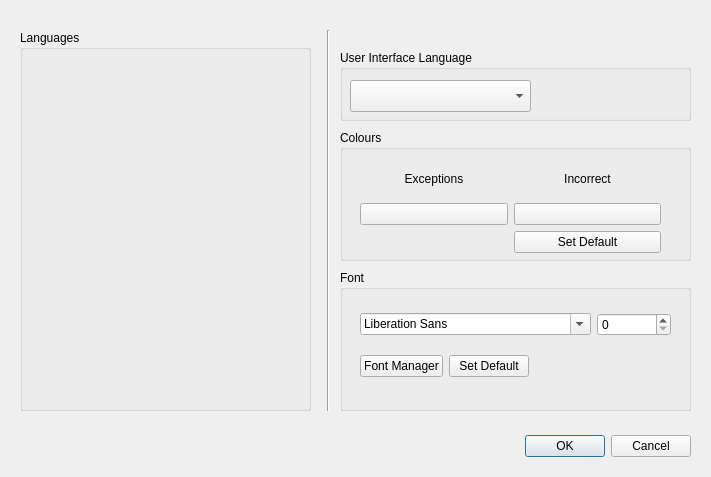
<?xml version="1.0" encoding="UTF-8"?>
<ui version="4.0">
 <class>PreferencesDialog</class>
 <widget class="QDialog" name="PreferencesDialog">
  <property name="geometry">
   <rect>
    <x>0</x>
    <y>0</y>
    <width>711</width>
    <height>477</height>
   </rect>
  </property>
  <property name="windowTitle">
   <string>Dialog</string>
  </property>
  <widget class="QDialogButtonBox" name="buttonBox">
   <property name="geometry">
    <rect>
     <x>30</x>
     <y>430</y>
     <width>661</width>
     <height>32</height>
    </rect>
   </property>
   <property name="orientation">
    <enum>Qt::Horizontal</enum>
   </property>
   <property name="standardButtons">
    <set>QDialogButtonBox::Cancel|QDialogButtonBox::Ok</set>
   </property>
  </widget>
  <widget class="Line" name="line">
   <property name="geometry">
    <rect>
     <x>320</x>
     <y>30</y>
     <width>16</width>
     <height>381</height>
    </rect>
   </property>
   <property name="orientation">
    <enum>Qt::Vertical</enum>
   </property>
  </widget>
  <widget class="QGroupBox" name="groupBox">
   <property name="geometry">
    <rect>
     <x>20</x>
     <y>30</y>
     <width>291</width>
     <height>381</height>
    </rect>
   </property>
   <property name="title">
    <string>Languages</string>
   </property>
   <widget class="QWidget" name="gridLayoutWidget">
    <property name="geometry">
     <rect>
      <x>20</x>
      <y>40</y>
      <width>251</width>
      <height>321</height>
     </rect>
    </property>
    <layout class="QGridLayout" name="gridLayout_languages"/>
   </widget>
  </widget>
  <widget class="QGroupBox" name="groupBox_2">
   <property name="geometry">
    <rect>
     <x>340</x>
     <y>270</y>
     <width>351</width>
     <height>141</height>
    </rect>
   </property>
   <property name="title">
    <string>Font</string>
   </property>
   <widget class="QWidget" name="layoutWidget">
    <property name="geometry">
     <rect>
      <x>20</x>
      <y>30</y>
      <width>311</width>
      <height>91</height>
     </rect>
    </property>
    <layout class="QGridLayout" name="gridLayout_fonts">
     <item row="1" column="2">
      <spacer name="horizontalSpacer">
       <property name="orientation">
        <enum>Qt::Horizontal</enum>
       </property>
       <property name="sizeHint" stdset="0">
        <size>
         <width>40</width>
         <height>20</height>
        </size>
       </property>
      </spacer>
     </item>
     <item row="1" column="0">
      <widget class="QPushButton" name="pushButton_font_manager">
       <property name="text">
        <string>Font Manager</string>
       </property>
      </widget>
     </item>
     <item row="0" column="0" colspan="3">
      <layout class="QHBoxLayout" name="horizontalLayout">
       <item>
        <widget class="QFontComboBox" name="fontComboBox"/>
       </item>
       <item>
        <widget class="QSpinBox" name="spinBox_point_size"/>
       </item>
      </layout>
     </item>
     <item row="1" column="1">
      <widget class="QPushButton" name="pushButton_setDefaultFont">
       <property name="text">
        <string>Set Default</string>
       </property>
      </widget>
     </item>
    </layout>
   </widget>
  </widget>
  <widget class="QGroupBox" name="groupBox_3">
   <property name="geometry">
    <rect>
     <x>340</x>
     <y>130</y>
     <width>351</width>
     <height>131</height>
    </rect>
   </property>
   <property name="title">
    <string>Colours</string>
   </property>
   <widget class="QWidget" name="layoutWidget">
    <property name="geometry">
     <rect>
      <x>20</x>
      <y>30</y>
      <width>301</width>
      <height>93</height>
     </rect>
    </property>
    <layout class="QGridLayout" name="gridLayout_colors" rowstretch="0,0,0" rowminimumheight="0,0,0" columnminimumwidth="0,0">
     <item row="1" column="0">
      <widget class="QPushButton" name="pushButton_exceptions_color">
       <property name="text">
        <string/>
       </property>
      </widget>
     </item>
     <item row="0" column="1">
      <widget class="QLabel" name="label_2">
       <property name="text">
        <string>Incorrect</string>
       </property>
       <property name="alignment">
        <set>Qt::AlignCenter</set>
       </property>
      </widget>
     </item>
     <item row="1" column="1">
      <widget class="QPushButton" name="pushButton_incorrect_color">
       <property name="text">
        <string/>
       </property>
      </widget>
     </item>
     <item row="0" column="0">
      <widget class="QLabel" name="label">
       <property name="text">
        <string>Exceptions</string>
       </property>
       <property name="alignment">
        <set>Qt::AlignCenter</set>
       </property>
      </widget>
     </item>
     <item row="2" column="1">
      <widget class="QPushButton" name="pushButton_default_colors">
       <property name="text">
        <string>Set Default</string>
       </property>
      </widget>
     </item>
    </layout>
   </widget>
  </widget>
  <widget class="QGroupBox" name="groupBox_4">
   <property name="geometry">
    <rect>
     <x>340</x>
     <y>50</y>
     <width>351</width>
     <height>71</height>
    </rect>
   </property>
   <property name="title">
    <string>User Interface Language</string>
   </property>
   <widget class="QComboBox" name="comboBox_ui_language">
    <property name="geometry">
     <rect>
      <x>10</x>
      <y>30</y>
      <width>181</width>
      <height>32</height>
     </rect>
    </property>
   </widget>
  </widget>
 </widget>
 <resources/>
 <connections>
  <connection>
   <sender>buttonBox</sender>
   <signal>accepted()</signal>
   <receiver>PreferencesDialog</receiver>
   <slot>accept()</slot>
   <hints>
    <hint type="sourcelabel">
     <x>248</x>
     <y>254</y>
    </hint>
    <hint type="destinationlabel">
     <x>157</x>
     <y>274</y>
    </hint>
   </hints>
  </connection>
  <connection>
   <sender>buttonBox</sender>
   <signal>rejected()</signal>
   <receiver>PreferencesDialog</receiver>
   <slot>reject()</slot>
   <hints>
    <hint type="sourcelabel">
     <x>316</x>
     <y>260</y>
    </hint>
    <hint type="destinationlabel">
     <x>286</x>
     <y>274</y>
    </hint>
   </hints>
  </connection>
 </connections>
</ui>
